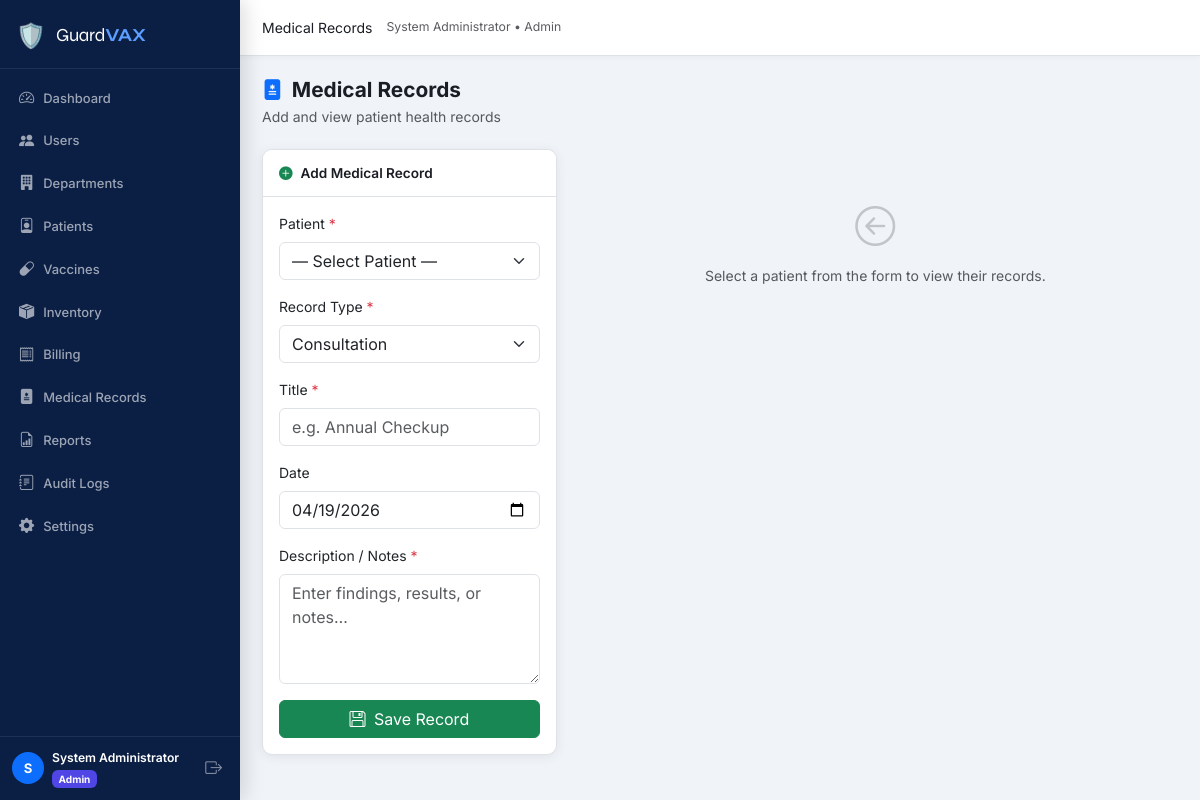
The app's page /nurse/medical_records.php (signed in) with its own data.
### tables this page shows
CREATE TABLE `users` (
  `id` int(10) UNSIGNED NOT NULL,
  `name` varchar(150) NOT NULL,
  `email` varchar(150) NOT NULL,
  `password` varchar(255) NOT NULL,
  `role_id` int(10) UNSIGNED NOT NULL,
  `department_id` int(10) UNSIGNED DEFAULT NULL,
  `status` enum('active','inactive','pending') NOT NULL DEFAULT 'pending',
  `email_verified` tinyint(1) NOT NULL DEFAULT 0,
  `created_at` datetime NOT NULL DEFAULT current_timestamp(),
  `updated_at` datetime NOT NULL DEFAULT current_timestamp() ON UPDATE current_timestamp()
);

CREATE TABLE `roles` (
  `id` int(10) UNSIGNED NOT NULL,
  `name` varchar(50) NOT NULL,
  `label` varchar(100) NOT NULL
);

### config/db.php (called while the page is built, shortened)
<?php
function db(): PDO {
    static $pdo = null;
    if ($pdo === null) {
        $dsn = sprintf(
            'mysql:host=%s;port=%s;dbname=%s;charset=%s',
            DB_HOST, DB_PORT, DB_NAME, DB_CHARSET
        );
        $options = [
            PDO::ATTR_ERRMODE            => PDO::ERRMODE_EXCEPTION,
            PDO::ATTR_DEFAULT_FETCH_MODE => PDO::FETCH_ASSOC,
            PDO::ATTR_EMULATE_PREPARES   => false,
        ];
        try {
            $pdo = new PDO($dsn, DB_USER, DB_PASS, $options);
            $offset = (new DateTime())->format('P');
            $pdo->exec("SET time_zone='{$offset}'");
        } catch (PDOException $e) {
            die('<div style="padding:2rem;color:red;font-family:monospace">
                <strong>Database Connection Error:</strong> ' . htmlspecialchars($e->getMessage()) . '
            </div>');
        }
    }
    return $pdo;
}

### includes/functions.php (called while the page is built, shortened)
<?php
require_once __DIR__ . '/../config/db.php';
function isLoggedIn(): bool
{
    return isset($_SESSION['user_id']) && !empty($_SESSION['user_id']);
}
function getCurrentUser(): ?array
{
    $stmt = db()->prepare('SELECT u.*, r.name AS role_name FROM users u JOIN roles r ON r.id = u.role_id WHERE u.id = ?');
    $stmt->execute([$_SESSION['user_id']]);
    return $stmt->fetch() ?: null;
}

### includes/auth.php (called while the page is built, shortened)
<?php
require_once __DIR__ . '/functions.php';
function guard(string ...$allowedRoles): array
{
    $user = getCurrentUser();
    return $user;
}

### nurse/medical_records.php (the view, shortened to what this page needs)
<?php
require_once __DIR__ . '/../includes/auth.php';
require_once __DIR__ . '/../includes/layout.php';
$user = guard('nurse', 'admin');
$patientId = (int)($_GET['patient_id'] ?? 0);
$records = [];
?>
<?php renderHead('Medical Records'); ?>
<?php renderNav($user); ?>
<?php renderPageHeader('Medical Records', 'Add and view patient health records', 'file-medical-fill'); ?>
<div class="row g-3">
  <div class="col-lg-4">
    <div class="card card-gvx">
      <div class="card-header-gvx"><i class="bi bi-plus-circle-fill me-2 text-success"></i>Add Medical Record</div>
      <div class="card-body">
        <form method="POST" novalidate>
          <div class="mb-3">
            <label class="form-label">Patient <span class="text-danger">*</span></label>
            <select name="patient_id" class="form-select" required>
              <option value="">— Select Patient —</option>
            </select>
          </div>
          <div class="mb-3">
            <label class="form-label">Record Type <span class="text-danger">*</span></label>
            <select name="record_type" class="form-select" required>
              <?php foreach (['Consultation','Lab Result','Diagnosis','Prescription','Other'] as $t): ?>
                <option value="<?= $t ?>"><?= $t ?></option>
              <?php endforeach; ?>
            </select>
          </div>
          <div class="mb-3">
            <label class="form-label">Title <span class="text-danger">*</span></label>
            <input type="text" name="title" class="form-control" placeholder="e.g. Annual Checkup" required>
          </div>
          <div class="mb-3">
            <label class="form-label">Date</label>
            <input type="date" name="record_date" class="form-control" value="<?= date('Y-m-d') ?>">
          </div>
          <div class="mb-3">
            <label class="form-label">Description / Notes <span class="text-danger">*</span></label>
            <textarea name="description" class="form-control" rows="4" placeholder="Enter findings, results, or notes…" required></textarea>
          </div>
          <button type="submit" class="btn btn-success w-100">
            <i class="bi bi-floppy me-1"></i> Save Record
          </button>
        </form>
      </div>
    </div>
  </div>
  <div class="col-lg-8">
    <?php if ($patientId && empty($records)): ?>
      <div class="text-center py-5 text-muted">
        <i class="bi bi-file-medical" style="font-size:2.5rem;opacity:.3"></i>
        <p class="mt-2">No records for this patient yet.</p>
      </div>
    <?php elseif (!$patientId): ?>
      <div class="text-center py-5 text-muted">
        <i class="bi bi-arrow-left-circle" style="font-size:2.5rem;opacity:.3"></i>
        <p class="mt-2">Select a patient from the form to view their records.</p>
      </div>
    <?php endif; ?>
  </div>
</div>
<?php renderFooter(); ?>

### includes/layout.php (shortened to what this page needs)
<?php
function renderHead(string $title, array $extraCss = []): void
{
    $siteName = SITE_NAME;
    $siteUrl  = SITE_URL;
    echo <<<HTML
<!DOCTYPE html>
<html lang="en">
<head>
  <meta charset="UTF-8">
  <meta name="viewport" content="width=device-width, initial-scale=1.0">
  <title>{$title} — {$siteName}</title>
  <link rel="stylesheet" href="https://cdn.jsdelivr.net/npm/bootstrap@5.3.2/dist/css/bootstrap.min.css">
  <link rel="stylesheet" href="https://cdn.jsdelivr.net/npm/bootstrap-icons@1.11.3/font/bootstrap-icons.min.css">
  <link rel="preconnect" href="https://fonts.googleapis.com">
  <link href="https://fonts.googleapis.com/css2?family=Inter:wght@300;400;500;600;700&family=Syne:wght@700;800&display=swap" rel="stylesheet">
  <link rel="stylesheet" href="{$siteUrl}/assets/css/style.css">
HTML;
    echo "</head>\n<body>\n";
}
function renderNav(array $user): void
{
    $role    = $user['role_name'];
    $name    = htmlspecialchars($user['name']);
    $roleLabel = ucfirst($role);
    $siteUrl = SITE_URL;
    $current = $_SERVER['REQUEST_URI'];
    $links = '';
    foreach ($navLinks as $link) {
        $active = str_contains($current, $link['href']) ? 'active' : '';
        $links .= <<<HTML
        <li class="nav-item">
          <a class="nav-link {$active}" href="{$siteUrl}{$link['href']}">
            <i class="bi bi-{$link['icon']}"></i>
            <span>{$link['label']}</span>
          </a>
        </li>
HTML;
    }
    echo <<<HTML
<div class="gvx-wrapper">
<aside class="gvx-sidebar" id="gvxSidebar">
  <div class="sidebar-brand">
    <span class="brand-icon">🛡️</span>
    <span class="brand-name">Guard<strong>VAX</strong></span>
  </div>
  <nav class="sidebar-nav">
    <ul class="nav flex-column">
      {$links}
    </ul>
  </nav>
  <div class="sidebar-footer">
    <div class="user-pill">
      <div class="user-avatar">{$name[0]}</div>
      <div class="user-info">
        <div class="user-name">{$name}</div>
        <div class="user-role badge bg-role-{$role}">{$roleLabel}</div>
      </div>
    </div>
    <a href="{$siteUrl}/auth/logout.php" class="btn-logout" title="Logout">
      <i class="bi bi-box-arrow-right"></i>
    </a>
  </div>
</aside>
<main class="gvx-main">
  <header class="gvx-topbar">
    <button class="sidebar-toggle d-lg-none" onclick="document.getElementById('gvxSidebar').classList.toggle('show')">
      <i class="bi bi-list"></i>
    </button>
    <div class="topbar-title" id="pageTitle"></div>
    <div class="topbar-actions">
      <span class="text-muted small d-none d-md-block">{$name} &bull; {$roleLabel}</span>
    </div>
  </header>
  <div class="gvx-content">
HTML;
}
function renderFooter(): void
{
    $siteUrl = SITE_URL;
    echo <<<HTML
  </div>
</main>
</div>
<script src="https://cdn.jsdelivr.net/npm/bootstrap@5.3.2/dist/js/bootstrap.bundle.min.js"></script>
<script src="https://cdn.jsdelivr.net/npm/chart.js@4.4.0/dist/chart.umd.min.js"></script>
<script src="https://cdn.jsdelivr.net/npm/sweetalert2@11"></script>
<script src="{$siteUrl}/assets/js/main.js"></script>
</body>
</html>
HTML;
}
function renderPageHeader(string $title, string $subtitle = '', string $icon = 'clipboard2-pulse'): void
{
    echo <<<HTML
    <div class="page-header">
      <div>
        <h1 class="page-title"><i class="bi bi-{$icon}"></i> {$title}</h1>
        <p class="page-subtitle text-muted mb-0">{$subtitle}</p>
      </div>
    </div>
HTML;
}

### assets/css/style.css (style rules this page uses)
:root { --gvx-primary: #0d6efd; --gvx-primary-dark: #0a58ca; --gvx-sidebar-bg: #0b1f45; --gvx-sidebar-w: 240px; --gvx-topbar-h: 56px; --gvx-content-bg: #f0f4f9; --gvx-card-bg: #ffffff; --gvx-border: #dee2e6; --gvx-text: #1a1d24; --gvx-muted: #6c757d; --gvx-radius: 10px; --gvx-shadow: 0 2px 12px rgba(0,0,0,.07); --gvx-transition: .22s ease; }
*, *::before, *::after { box-sizing: border-box; }
body { font-family: 'Inter', system-ui, sans-serif; font-size: .875rem; color: var(--gvx-text); background: var(--gvx-content-bg); overflow-x: hidden; }
.gvx-wrapper { display: flex; min-height: 100vh; }
.gvx-sidebar { width: var(--gvx-sidebar-w); height: 100vh; background: var(--gvx-sidebar-bg); display: flex; flex-direction: column; position: fixed; top: 0; left: 0; z-index: 1050; transition: transform var(--gvx-transition); box-shadow: 4px 0 20px rgba(0,0,0,.15); overflow: hidden; }
.sidebar-brand { padding: 18px 16px 14px; display: flex; align-items: center; gap: 10px; border-bottom: 1px solid rgba(255,255,255,.08); flex-shrink: 0; }
.brand-icon { font-size: 1.5rem; }
.brand-name { font-family: 'Syne', sans-serif; font-size: 1.15rem; color: #fff; letter-spacing: -.3px; }
.brand-name strong { color: #5b9eff; }
.sidebar-nav { flex: 1; padding: 8px 0; overflow-y: auto; overflow-x: hidden; scrollbar-width: thin; scrollbar-color: rgba(255,255,255,.15) transparent; }
.sidebar-nav .nav-item { margin: 2px 8px; }
.sidebar-nav .nav-link { display: flex; align-items: center; gap: 9px; padding: 8px 11px; border-radius: 7px; color: rgba(255,255,255,.6); font-size: .81rem; font-weight: 500; transition: background var(--gvx-transition), color var(--gvx-transition); text-decoration: none; white-space: nowrap; }
.sidebar-nav .nav-link i { font-size: .95rem; flex-shrink: 0; }
.sidebar-footer { padding: 12px 12px; border-top: 1px solid rgba(255,255,255,.08); display: flex; align-items: center; gap: 8px; flex-shrink: 0; background: var(--gvx-sidebar-bg); }
.user-pill { display: flex; align-items: center; gap: 8px; flex: 1; min-width: 0; }
.user-avatar { width: 32px; height: 32px; border-radius: 50%; background: var(--gvx-primary); color: #fff; font-size: .82rem; font-weight: 700; display: flex; align-items: center; justify-content: center; flex-shrink: 0; }
.user-info { min-width: 0; }
.user-name { color: #fff; font-size: .76rem; font-weight: 600; white-space: nowrap; overflow: hidden; text-overflow: ellipsis; }
.user-role { font-size: .63rem; }
.btn-logout { color: rgba(255,255,255,.5); font-size: 1.05rem; padding: 4px 6px; border-radius: 6px; transition: color .2s, background .2s; text-decoration: none; flex-shrink: 0; }
.gvx-main { flex: 1; margin-left: var(--gvx-sidebar-w); display: flex; flex-direction: column; min-height: 100vh; }
.gvx-topbar { height: var(--gvx-topbar-h); background: #fff; border-bottom: 1px solid var(--gvx-border); display: flex; align-items: center; padding: 0 22px; gap: 14px; position: sticky; top: 0; z-index: 100; box-shadow: 0 1px 6px rgba(0,0,0,.04); }
.gvx-content { padding: 22px; flex: 1; }
.page-header { display: flex; align-items: flex-start; justify-content: space-between; margin-bottom: 22px; }
.page-title { font-size: 1.3rem; font-weight: 700; color: var(--gvx-text); margin: 0 0 3px; display: flex; align-items: center; gap: 9px; }
.page-title i { color: var(--gvx-primary); }
.card-gvx { border: 1px solid var(--gvx-border); border-radius: var(--gvx-radius); box-shadow: var(--gvx-shadow); background: var(--gvx-card-bg); overflow: hidden; }
.card-header-gvx { padding: 13px 16px; background: #fff; border-bottom: 1px solid var(--gvx-border); font-weight: 600; font-size: .85rem; color: var(--gvx-text); }
.bg-role-admin { background: #4f46e5 !important; }

### records on screen
users: name "S", name "System Administrator", role.name "Admin"

### other values on screen
$link['label'] "Dashboard"
$link['label'] "Users"
$link['label'] "Departments"
$link['label'] "Patients"
$link['label'] "Vaccines"
$link['label'] "Inventory"
$link['label'] "Billing"
$link['label'] "Medical Records"
$link['label'] "Reports"
$link['label'] "Audit Logs"
$link['label'] "Settings"
$title "Medical Records"
$subtitle "Add and view patient health records"
form field record_type "Consultation"
